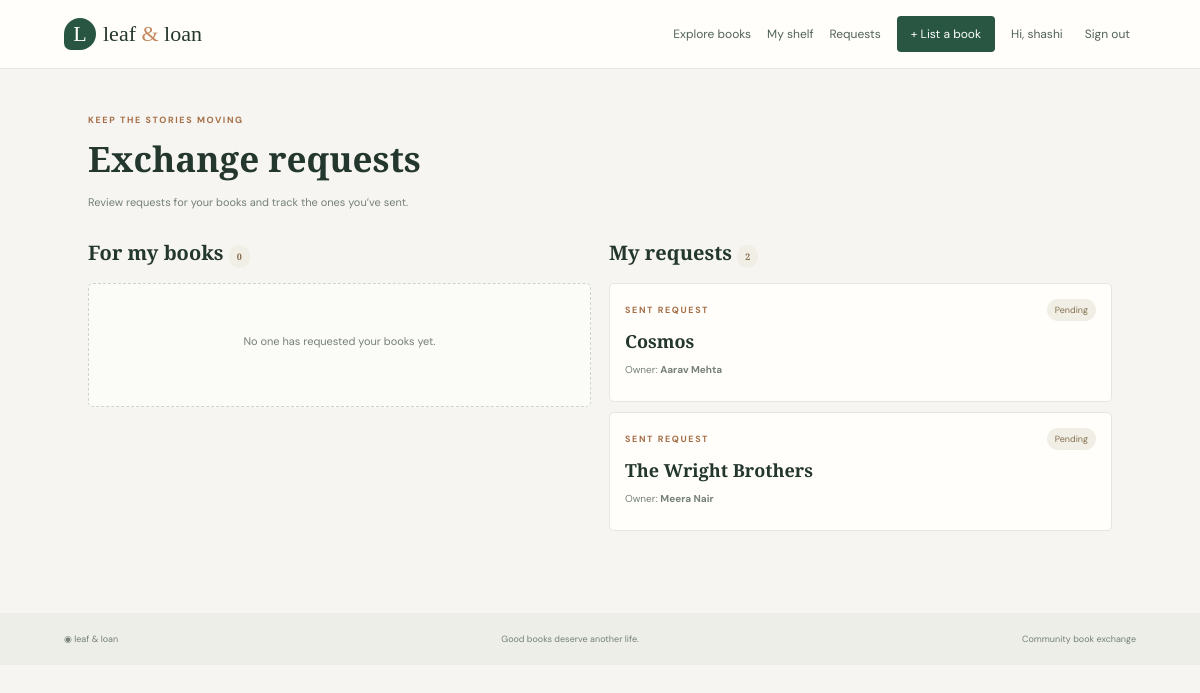
Screenshot of /requests (signed in) with the database file from the repository.
### tables this page shows
CREATE TABLE users(
            id INTEGER PRIMARY KEY AUTOINCREMENT, name TEXT NOT NULL,
            email TEXT NOT NULL UNIQUE COLLATE NOCASE, password_hash TEXT NOT NULL,
            created_at TEXT DEFAULT CURRENT_TIMESTAMP);

CREATE TABLE exchange_requests (
                id INTEGER PRIMARY KEY AUTOINCREMENT,
                book_id INTEGER NOT NULL,
                requester_name TEXT NOT NULL,
                message TEXT,
                status TEXT NOT NULL DEFAULT 'Pending', requester_id INTEGER, created_at TEXT NOT NULL DEFAULT '',
                FOREIGN KEY (book_id) REFERENCES books (id)
            );

CREATE TABLE books (
                id INTEGER PRIMARY KEY AUTOINCREMENT,
                title TEXT NOT NULL,
                author TEXT NOT NULL,
                book_condition TEXT NOT NULL,
                owner_name TEXT NOT NULL,
                available INTEGER NOT NULL DEFAULT 1
            , owner_id INTEGER, category TEXT NOT NULL DEFAULT 'Other', description TEXT NOT NULL DEFAULT '', created_at TEXT NOT NULL DEFAULT '');

### app.py (the view)
@app.route("/requests")
@login_required
def exchange_requests():
    user = current_user()
    db = get_db()
    incoming = db.execute(
        """
        SELECT r.*, b.title, b.owner_name, u.name AS requester_display, u.email AS requester_email
        FROM exchange_requests r
        JOIN books b ON b.id = r.book_id
        LEFT JOIN users u ON u.id = r.requester_id
        WHERE b.owner_id = ?
        ORDER BY r.id DESC
        """,
        (user["id"],),
    ).fetchall()
    outgoing = db.execute(
        """
        SELECT r.*, b.title, b.owner_name, u.email AS owner_email
        FROM exchange_requests r
        JOIN books b ON b.id = r.book_id
        LEFT JOIN users u ON u.id = b.owner_id
        WHERE r.requester_id = ?
        ORDER BY r.id DESC
        """,
        (user["id"],),
    ).fetchall()
    return render_template(
        "requests.html",
        page_title="Exchange requests",
        incoming=incoming,
        outgoing=outgoing,
    )

### app.py (called while the page is built)
def get_db():
    if "db" not in g:
        conn = sqlite3.connect(DB)
        conn.row_factory = sqlite3.Row
        conn.execute("PRAGMA foreign_keys = ON")
        conn.execute("PRAGMA journal_mode = WAL")
        g.db = conn
    return g.db

def current_user():
    user_id = session.get("user_id")
    if not user_id:
        return None
    if "current_user" not in g:
        g.current_user = (
            get_db()
            .execute("SELECT id, name, email FROM users WHERE id = ?", (user_id,))
            .fetchone()
        )
    return g.current_user

def csrf():
    if "csrf_token" not in session:
        session["csrf_token"] = secrets.token_urlsafe(32)
    return session["csrf_token"]

@app.context_processor
def inject_globals():
    return {
        "user": current_user(),
        "csrf": csrf(),
        "categories": CATEGORIES,
        "conditions": CONDITIONS,
    }

@app.before_request
def verify_forms():
    if request.method == "POST":
        sent = request.form.get("csrf_token", "")
        expected = session.get("csrf_token", "")
        if not sent or not expected or not secrets.compare_digest(sent, expected):
            abort(400, description="This form expired. Refresh the page and try again.")

def login_required(view):
    @wraps(view)
    def protected(*args, **kwargs):
        if current_user() is None:
            flash("Please sign in to continue.", "info")
            return redirect(url_for("login", next=request.path))
        return view(*args, **kwargs)
    return protected

### templates/requests.html (shortened to what this page needs)
{% extends "base.html" %}
{% block content %}
<section class="page">
    <span class="eyebrow">KEEP THE STORIES MOVING</span>
    <h1>Exchange requests</h1>
    <p class="muted">Review requests for your books and track the ones you’ve sent.</p>
    <div class="columns">
        <section>
            <h2>For my books <span class="pill">{{ incoming|length }}</span></h2>
            {% for item in incoming %}
                <article class="request">
                    <div class="reqtop">
                        <span class="eyebrow">INCOMING REQUEST</span>
                        <span class="pill {{ item.status|lower }}">{{ item.status }}</span>
                    </div>
                    <h3>{{ item.title }}</h3>
                    <p>From <b>{{ item.requester_display or item.requester_name }}</b></p>
                    {% if item.message %}
                        <blockquote>{{ item.message }}</blockquote>
                    {% endif %}
                    {% if item.status == 'Accepted' and item.requester_email %}
                        <p>Contact the reader: <a href="mailto:{{ item.requester_email }}">{{ item.requester_email }}</a></p>
                    {% endif %}
                    {% if item.status == 'Pending' %}
                        <div class="actions">
                            <form method="post" action="{{ url_for('update_request', request_id=item.id, action='accept') }}">
                                <input type="hidden" name="csrf_token" value="{{ csrf }}">
                                <button class="btn dark" type="submit">Accept</button>
                            </form>
                            <form method="post" action="{{ url_for('update_request', request_id=item.id, action='decline') }}">
                                <input type="hidden" name="csrf_token" value="{{ csrf }}">
                                <button class="btn quiet" type="submit">Decline</button>
                            </form>
                        </div>
                    {% endif %}
                </article>
            {% else %}
                <div class="empty">
                    <p>No one has requested your books yet.</p>
                </div>
            {% endfor %}
        </section>
        <section>
            <h2>My requests <span class="pill">{{ outgoing|length }}</span></h2>
            {% for item in outgoing %}
                <article class="request">
                    <div class="reqtop">
                        <span class="eyebrow">SENT REQUEST</span>
                        <span class="pill {{ item.status|lower }}">{{ item.status }}</span>
                    </div>
                    <h3>{{ item.title }}</h3>
                    <p>Owner: <b>{{ item.owner_name }}</b></p>
                </article>
            {% else %}
                <div class="empty">
                    <p>You haven’t requested a book yet. <a href="{{ url_for('home') }}">Explore the shelf</a>.</p>
                </div>
            {% endfor %}
        </section>
    </div>
</section>
{% endblock %}

### templates/base.html (shortened to what this page needs)
<!doctype html>
<html lang="en">
<head>
    <link rel="stylesheet" href="{{ url_for('static', filename='style.css') }}">
</head>
<body>
    <header>
        <div class="nav">
            <a class="brand" href="{{ url_for('home') }}">
                <span class="mark">L</span>leaf <em>&amp;</em> loan
            </a>
            <nav>
                <a href="{{ url_for('home') }}">Explore books</a>
                {% if user %}
                    <a href="{{ url_for('my_books') }}">My shelf</a>
                    <a href="{{ url_for('exchange_requests') }}">Requests</a>
                    <a class="cta" href="{{ url_for('book_form') }}">+ List a book</a>
                    <span>Hi, {{ user.name }}</span>
                    <form class="navform" method="post" action="{{ url_for('logout') }}">
                        <button class="navbutton" type="submit">Sign out</button>
                    </form>
                {% else %}
                    <a href="{{ url_for('login') }}">Sign in</a>
                    <a class="cta" href="{{ url_for('register') }}">Join free</a>
                {% endif %}
            </nav>
        </div>
    </header>
    <main>
        {% block content %}{% endblock %}
    </main>
    <footer>
        <div class="foot">
            <span>◉ leaf &amp; loan</span>
            <span>Good books deserve another life.</span>
            <span>Community book exchange</span>
        </div>
    </footer>
</body>
</html>

### static/style.css (style rules this page uses)
:root { --ink: #24372e; --green: #285642; --muted: #758078; --cream: #f6f5f1; --paper: #fffefa; --line: #e4e7df; }
* { box-sizing: border-box; }
body { margin: 0; background: var(--cream); color: var(--ink); font: 14px 'DM Sans', Arial, sans-serif; }
a { color: inherit; text-decoration: none; }
button, input, select, textarea { font: inherit; }
header { background: var(--paper); border-bottom: 1px solid var(--line); }
.nav { max-width: 1120px; margin: auto; padding: 16px 24px; display: flex; align-items: center; justify-content: space-between; }
.brand { font: 22px 'Playfair Display', Georgia, serif; }
.mark { display: inline-grid; place-items: center; width: 32px; height: 32px; margin-right: 7px; border-radius: 50% 50% 50% 7px; background: var(--green); color: white; }
.brand em { color: #c4875c; font-style: normal; }
nav { display: flex; align-items: center; gap: 16px; font-size: 12px; color: #526258; }
.cta { padding: 10px 14px; border-radius: 4px; background: var(--green); color: white !important; }
.navbutton { border: 0; background: none; color: inherit; cursor: pointer; font-size: 12px; }
.navform { display: inline; }
main { min-height: 68vh; }
.eyebrow { color: #a56f48; font-size: 9px; font-weight: 700; letter-spacing: 1.6px; }
.info h3, .listing h3, .request h3 { font: 600 18px 'Playfair Display', Georgia, serif; margin: 8px 0 3px; }
.empty { padding: 42px 18px; text-align: center; border: 1px dashed #ccd6ca; background: #fbfbf7; border-radius: 5px; }
.empty p { color: var(--muted); font-size: 11px; margin: 8px auto 16px; }
.page { max-width: 1072px; margin: auto; padding: 40px 24px 62px; }
.page h1 { font: 600 35px 'Playfair Display', Georgia, serif; margin: 8px 0; }
.muted { color: var(--muted); font-size: 11px; line-height: 1.7; }
.columns { display: grid; grid-template-columns: 1fr 1fr; gap: 18px; }
.columns h2 { font: 600 20px 'Playfair Display', Georgia, serif; }
.request { padding: 15px; margin: 10px 0; background: var(--paper); border: 1px solid var(--line); border-radius: 5px; }
.reqtop { display: flex; justify-content: space-between; align-items: center; }
.pill { padding: 5px 8px; border-radius: 15px; background: #f1eee5; color: #846f52; font-size: 9px; }
.request p { font-size: 10px; color: var(--muted); }
footer { background: #eceee7; }
.foot { max-width: 1120px; margin: auto; padding: 20px 24px; display: flex; justify-content: space-between; align-items: center; color: #758178; font-size: 9px; }

### rows the page displays
users: name "shashi"
exchange_requests: status "Pending", title "Cosmos", owner_name "Aarav Mehta"
exchange_requests: status "Pending", title "The Wright Brothers", owner_name "Meera Nair"

### other values shown
{{ incoming|length }} "0"
{{ outgoing|length }} "2"
